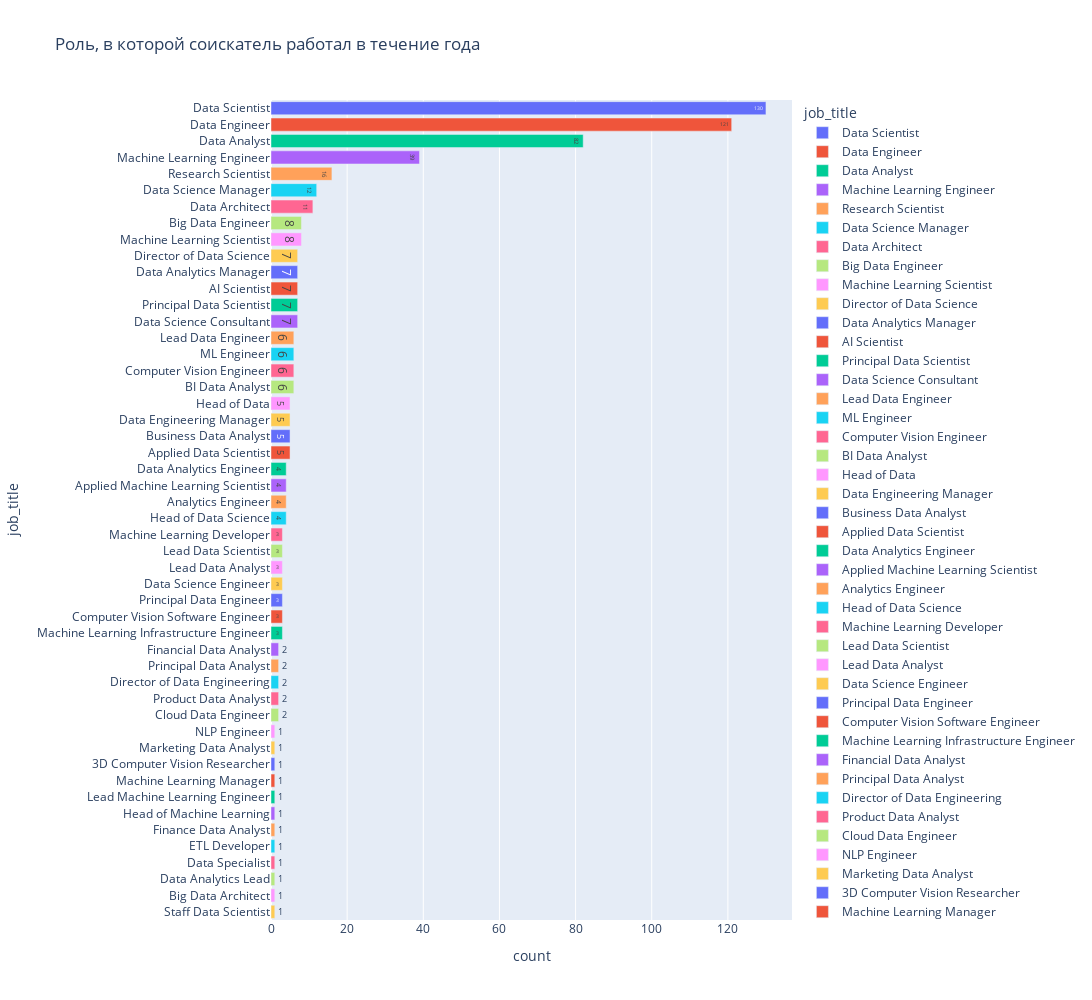

Write notebook code for a chart like this one.
### Code cell
fig = px.bar(
    data_frame=df.groupby(by='job_title', as_index=False)['job_title'].value_counts().sort_values(by='count', ascending=False), 
    y="job_title",
    x="count", 
    color='job_title',
    text = df_copy['job_title'].value_counts(), 
    orientation='h', 
    height=1000,
    width=1200, 
    title='Роль, в которой соискатель работал в течение года' 
)

fig.show()

### Figure 1 — Plotly figure (JSON) as saved in the notebook; plotly's stock layout.template omitted (floating-point values rounded to 4 significant figures)
{"data": [{"alignmentgroup": "True", "hovertemplate": "job_title=%{y}<br>count=%{x}<br>text=%{text}<extra></extra>", "legendgroup": "Data Scientist", "marker": {"color": "#636efa", "pattern": {"shape": ""}}, "name": "Data Scientist", "offsetgroup": "Data Scientist", "orientation": "h", "showlegend": true, "text": [130], "textposition": "auto", "type": "bar", "x": [130], "xaxis": "x", "y": ["Data Scientist"], "yaxis": "y"}, {"alignmentgroup": "True", "hovertemplate": "job_title=%{y}<br>count=%{x}<br>text=%{text}<extra></extra>", "legendgroup": "Data Engineer", "marker": {"color": "#EF553B", "pattern": {"shape": ""}}, "name": "Data Engineer", "offsetgroup": "Data Engineer", "orientation": "h", "showlegend": true, "text": [121], "textposition": "auto", "type": "bar", "x": [121], "xaxis": "x", "y": ["Data Engineer"], "yaxis": "y"}, {"alignmentgroup": "True", "hovertemplate": "job_title=%{y}<br>count=%{x}<br>text=%{text}<extra></extra>", "legendgroup": "Data Analyst", "marker": {"color": "#00cc96", "pattern": {"shape": ""}}, "name": "Data Analyst", "offsetgroup": "Data Analyst", "orientation": "h", "showlegend": true, "text": [82], "textposition": "auto", "type": "bar", "x": [82], "xaxis": "x", "y": ["Data Analyst"], "yaxis": "y"}, {"alignmentgroup": "True", "hovertemplate": "job_title=%{y}<br>count=%{x}<br>text=%{text}<extra></extra>", "legendgroup": "Machine Learning Engineer", "marker": {"color": "#ab63fa", "pattern": {"shape": ""}}, "name": "Machine Learning Engineer", "offsetgroup": "Machine Learning Engineer", "orientation": "h", "showlegend": true, "text": [39], "textposition": "auto", "type": "bar", "x": [39], "xaxis": "x", "y": ["Machine Learning Engineer"], "yaxis": "y"}, {"alignmentgroup": "True", "hovertemplate": "job_title=%{y}<br>count=%{x}<br>text=%{text}<extra></extra>", "legendgroup": "Research Scientist", "marker": {"color": "#FFA15A", "pattern": {"shape": ""}}, "name": "Research Scientist", "offsetgroup": "Research Scientist", "orientation": "h", "showlegend": true, "text": [16], "textposition": "auto", "type": "bar", "x": [16], "xaxis": "x", "y": ["Research Scientist"], "yaxis": "y"}, {"alignmentgroup": "True", "hovertemplate": "job_title=%{y}<br>count=%{x}<br>text=%{text}<extra></extra>", "legendgroup": "Data Science Manager", "marker": {"color": "#19d3f3", "pattern": {"shape": ""}}, "name": "Data Science Manager", "offsetgroup": "Data Science Manager", "orientation": "h", "showlegend": true, "text": [12], "textposition": "auto", "type": "bar", "x": [12], "xaxis": "x", "y": ["Data Science Manager"], "yaxis": "y"}, {"alignmentgroup": "True", "hovertemplate": "job_title=%{y}<br>count=%{x}<br>text=%{text}<extra></extra>", "legendgroup": "Data Architect", "marker": {"color": "#FF6692", "pattern": {"shape": ""}}, "name": "Data Architect", "offsetgroup": "Data Architect", "orientation": "h", "showlegend": true, "text": [11], "textposition": "auto", "type": "bar", "x": [11], "xaxis": "x", "y": ["Data Architect"], "yaxis": "y"}, {"alignmentgroup": "True", "hovertemplate": "job_title=%{y}<br>count=%{x}<br>text=%{text}<extra></extra>", "legendgroup": "Big Data Engineer", "marker": {"color": "#B6E880", "pattern": {"shape": ""}}, "name": "Big Data Engineer", "offsetgroup": "Big Data Engineer", "orientation": "h", "showlegend": true, "text": [8], "textposition": "auto", "type": "bar", "x": [8], "xaxis": "x", "y": ["Big Data Engineer"], "yaxis": "y"}, {"alignmentgroup": "True", "hovertemplate": "job_title=%{y}<br>count=%{x}<br>text=%{text}<extra></extra>", "legendgroup": "Machine Learning Scientist", "marker": {"color": "#FF97FF", "pattern": {"shape": ""}}, "name": "Machine Learning Scientist", "offsetgroup": "Machine Learning Scientist", "orientation": "h", "showlegend": true, "text": [8], "textposition": "auto", "type": "bar", "x": [8], "xaxis": "x", "y": ["Machine Learning Scientist"], "yaxis": "y"}, {"alignmentgroup": "True", "hovertemplate": "job_title=%{y}<br>count=%{x}<br>text=%{text}<extra></extra>", "legendgroup": "Director of Data Science", "marker": {"color": "#FECB52", "pattern": {"shape": ""}}, "name": "Director of Data Science", "offsetgroup": "Director of Data Science", "orientation": "h", "showlegend": true, "text": [7], "textposition": "auto", "type": "bar", "x": [7], "xaxis": "x", "y": ["Director of Data Science"], "yaxis": "y"}, {"alignmentgroup": "True", "hovertemplate": "job_title=%{y}<br>count=%{x}<br>text=%{text}<extra></extra>", "legendgroup": "Data Analytics Manager", "marker": {"color": "#636efa", "pattern": {"shape": ""}}, "name": "Data Analytics Manager", "offsetgroup": "Data Analytics Manager", "orientation": "h", "showlegend": true, "text": [7], "textposition": "auto", "type": "bar", "x": [7], "xaxis": "x", "y": ["Data Analytics Manager"], "yaxis": "y"}, {"alignmentgroup": "True", "hovertemplate": "job_title=%{y}<br>count=%{x}<br>text=%{text}<extra></extra>", "legendgroup": "AI Scientist", "marker": {"color": "#EF553B", "pattern": {"shape": ""}}, "name": "AI Scientist", "offsetgroup": "AI Scientist", "orientation": "h", "showlegend": true, "text": [7], "textposition": "auto", "type": "bar", "x": [7], "xaxis": "x", "y": ["AI Scientist"], "yaxis": "y"}, {"alignmentgroup": "True", "hovertemplate": "job_title=%{y}<br>count=%{x}<br>text=%{text}<extra></extra>", "legendgroup": "Principal Data Scientist", "marker": {"color": "#00cc96", "pattern": {"shape": ""}}, "name": "Principal Data Scientist", "offsetgroup": "Principal Data Scientist", "orientation": "h", "showlegend": true, "text": [7], "textposition": "auto", "type": "bar", "x": [7], "xaxis": "x", "y": ["Principal Data Scientist"], "yaxis": "y"}, {"alignmentgroup": "True", "hovertemplate": "job_title=%{y}<br>count=%{x}<br>text=%{text}<extra></extra>", "legendgroup": "Data Science Consultant", "marker": {"color": "#ab63fa", "pattern": {"shape": ""}}, "name": "Data Science Consultant", "offsetgroup": "Data Science Consultant", "orientation": "h", "showlegend": true, "text": [7], "textposition": "auto", "type": "bar", "x": [7], "xaxis": "x", "y": ["Data Science Consultant"], "yaxis": "y"}, {"alignmentgroup": "True", "hovertemplate": "job_title=%{y}<br>count=%{x}<br>text=%{text}<extra></extra>", "legendgroup": "Lead Data Engineer", "marker": {"color": "#FFA15A", "pattern": {"shape": ""}}, "name": "Lead Data Engineer", "offsetgroup": "Lead Data Engineer", "orientation": "h", "showlegend": true, "text": [6], "textposition": "auto", "type": "bar", "x": [6], "xaxis": "x", "y": ["Lead Data Engineer"], "yaxis": "y"}, {"alignmentgroup": "True", "hovertemplate": "job_title=%{y}<br>count=%{x}<br>text=%{text}<extra></extra>", "legendgroup": "ML Engineer", "marker": {"color": "#19d3f3", "pattern": {"shape": ""}}, "name": "ML Engineer", "offsetgroup": "ML Engineer", "orientation": "h", "showlegend": true, "text": [6], "textposition": "auto", "type": "bar", "x": [6], "xaxis": "x", "y": ["ML Engineer"], "yaxis": "y"}, {"alignmentgroup": "True", "hovertemplate": "job_title=%{y}<br>count=%{x}<br>text=%{text}<extra></extra>", "legendgroup": "Computer Vision Engineer", "marker": {"color": "#FF6692", "pattern": {"shape": ""}}, "name": "Computer Vision Engineer", "offsetgroup": "Computer Vision Engineer", "orientation": "h", "showlegend": true, "text": [6], "textposition": "auto", "type": "bar", "x": [6], "xaxis": "x", "y": ["Computer Vision Engineer"], "yaxis": "y"}, {"alignmentgroup": "True", "hovertemplate": "job_title=%{y}<br>count=%{x}<br>text=%{text}<extra></extra>", "legendgroup": "BI Data Analyst", "marker": {"color": "#B6E880", "pattern": {"shape": ""}}, "name": "BI Data Analyst", "offsetgroup": "BI Data Analyst", "orientation": "h", "showlegend": true, "text": [6], "textposition": "auto", "type": "bar", "x": [6], "xaxis": "x", "y": ["BI Data Analyst"], "yaxis": "y"}, {"alignmentgroup": "True", "hovertemplate": "job_title=%{y}<br>count=%{x}<br>text=%{text}<extra></extra>", "legendgroup": "Head of Data", "marker": {"color": "#FF97FF", "pattern": {"shape": ""}}, "name": "Head of Data", "offsetgroup": "Head of Data", "orientation": "h", "showlegend": true, "text": [5], "textposition": "auto", "type": "bar", "x": [5], "xaxis": "x", "y": ["Head of Data"], "yaxis": "y"}, {"alignmentgroup": "True", "hovertemplate": "job_title=%{y}<br>count=%{x}<br>text=%{text}<extra></extra>", "legendgroup": "Data Engineering Manager", "marker": {"color": "#FECB52", "pattern": {"shape": ""}}, "name": "Data Engineering Manager", "offsetgroup": "Data Engineering Manager", "orientation": "h", "showlegend": true, "text": [5], "textposition": "auto", "type": "bar", "x": [5], "xaxis": "x", "y": ["Data Engineering Manager"], "yaxis": "y"}, {"alignmentgroup": "True", "hovertemplate": "job_title=%{y}<br>count=%{x}<br>text=%{text}<extra></extra>", "legendgroup": "Business Data Analyst", "marker": {"color": "#636efa", "pattern": {"shape": ""}}, "name": "Business Data Analyst", "offsetgroup": "Business Data Analyst", "orientation": "h", "showlegend": true, "text": [5], "textposition": "auto", "type": "bar", "x": [5], "xaxis": "x", "y": ["Business Data Analyst"], "yaxis": "y"}, {"alignmentgroup": "True", "hovertemplate": "job_title=%{y}<br>count=%{x}<br>text=%{text}<extra></extra>", "legendgroup": "Applied Data Scientist", "marker": {"color": "#EF553B", "pattern": {"shape": ""}}, "name": "Applied Data Scientist", "offsetgroup": "Applied Data Scientist", "orientation": "h", "showlegend": true, "text": [5], "textposition": "auto", "type": "bar", "x": [5], "xaxis": "x", "y": ["Applied Data Scientist"], "yaxis": "y"}, {"alignmentgroup": "True", "hovertemplate": "job_title=%{y}<br>count=%{x}<br>text=%{text}<extra></extra>", "legendgroup": "Data Analytics Engineer", "marker": {"color": "#00cc96", "pattern": {"shape": ""}}, "name": "Data Analytics Engineer", "offsetgroup": "Data Analytics Engineer", "orientation": "h", "showlegend": true, "text": [4], "textposition": "auto", "type": "bar", "x": [4], "xaxis": "x", "y": ["Data Analytics Engineer"], "yaxis": "y"}, {"alignmentgroup": "True", "hovertemplate": "job_title=%{y}<br>count=%{x}<br>text=%{text}<extra></extra>", "legendgroup": "Applied Machine Learning Scientist", "marker": {"color": "#ab63fa", "pattern": {"shape": ""}}, "name": "Applied Machine Learning Scientist", "offsetgroup": "Applied Machine Learning Scientist", "orientation": "h", "showlegend": true, "text": [4], "textposition": "auto", "type": "bar", "x": [4], "xaxis": "x", "y": ["Applied Machine Learning Scientist"], "yaxis": "y"}, {"alignmentgroup": "True", "hovertemplate": "job_title=%{y}<br>count=%{x}<br>text=%{text}<extra></extra>", "legendgroup": "Analytics Engineer", "marker": {"color": "#FFA15A", "pattern": {"shape": ""}}, "name": "Analytics Engineer", "offsetgroup": "Analytics Engineer", "orientation": "h", "showlegend": true, "text": [4], "textposition": "auto", "type": "bar", "x": [4], "xaxis": "x", "y": ["Analytics Engineer"], "yaxis": "y"}, {"alignmentgroup": "True", "hovertemplate": "job_title=%{y}<br>count=%{x}<br>text=%{text}<extra></extra>", "legendgroup": "Head of Data Science", "marker": {"color": "#19d3f3", "pattern": {"shape": ""}}, "name": "Head of Data Science", "offsetgroup": "Head of Data Science", "orientation": "h", "showlegend": true, "text": [4], "textposition": "auto", "type": "bar", "x": [4], "xaxis": "x", "y": ["Head of Data Science"], "yaxis": "y"}, {"alignmentgroup": "True", "hovertemplate": "job_title=%{y}<br>count=%{x}<br>text=%{text}<extra></extra>", "legendgroup": "Machine Learning Developer", "marker": {"color": "#FF6692", "pattern": {"shape": ""}}, "name": "Machine Learning Developer", "offsetgroup": "Machine Learning Developer", "orientation": "h", "showlegend": true, "text": [3], "textposition": "auto", "type": "bar", "x": [3], "xaxis": "x", "y": ["Machine Learning Developer"], "yaxis": "y"}, {"alignmentgroup": "True", "hovertemplate": "job_title=%{y}<br>count=%{x}<br>text=%{text}<extra></extra>", "legendgroup": "Lead Data Scientist", "marker": {"color": "#B6E880", "pattern": {"shape": ""}}, "name": "Lead Data Scientist", "offsetgroup": "Lead Data Scientist", "orientation": "h", "showlegend": true, "text": [3], "textposition": "auto", "type": "bar", "x": [3], "xaxis": "x", "y": ["Lead Data Scientist"], "yaxis": "y"}, {"alignmentgroup": "True", "hovertemplate": "job_title=%{y}<br>count=%{x}<br>text=%{text}<extra></extra>", "legendgroup": "Lead Data Analyst", "marker": {"color": "#FF97FF", "pattern": {"shape": ""}}, "name": "Lead Data Analyst", "offsetgroup": "Lead Data Analyst", "orientation": "h", "showlegend": true, "text": [3], "textposition": "auto", "type": "bar", "x": [3], "xaxis": "x", "y": ["Lead Data Analyst"], "yaxis": "y"}, {"alignmentgroup": "True", "hovertemplate": "job_title=%{y}<br>count=%{x}<br>text=%{text}<extra></extra>", "legendgroup": "Data Science Engineer", "marker": {"color": "#FECB52", "pattern": {"shape": ""}}, "name": "Data Science Engineer", "offsetgroup": "Data Science Engineer", "orientation": "h", "showlegend": true, "text": [3], "textposition": "auto", "type": "bar", "x": [3], "xaxis": "x", "y": ["Data Science Engineer"], "yaxis": "y"}, {"alignmentgroup": "True", "hovertemplate": "job_title=%{y}<br>count=%{x}<br>text=%{text}<extra></extra>", "legendgroup": "Principal Data Engineer", "marker": {"color": "#636efa", "pattern": {"shape": ""}}, "name": "Principal Data Engineer", "offsetgroup": "Principal Data Engineer", "orientation": "h", "showlegend": true, "text": [3], "textposition": "auto", "type": "bar", "x": [3], "xaxis": "x", "y": ["Principal Data Engineer"], "yaxis": "y"}, {"alignmentgroup": "True", "hovertemplate": "job_title=%{y}<br>count=%{x}<br>text=%{text}<extra></extra>", "legendgroup": "Computer Vision Software Engineer", "marker": {"color": "#EF553B", "pattern": {"shape": ""}}, "name": "Computer Vision Software Engineer", "offsetgroup": "Computer Vision Software Engineer", "orientation": "h", "showlegend": true, "text": [3], "textposition": "auto", "type": "bar", "x": [3], "xaxis": "x", "y": ["Computer Vision Software Engineer"], "yaxis": "y"}, {"alignmentgroup": "True", "hovertemplate": "job_title=%{y}<br>count=%{x}<br>text=%{text}<extra></extra>", "legendgroup": "Machine Learning Infrastructure Engineer", "marker": {"color": "#00cc96", "pattern": {"shape": ""}}, "name": "Machine Learning Infrastructure Engineer", "offsetgroup": "Machine Learning Infrastructure Engineer", "orientation": "h", "showlegend": true, "text": [3], "textposition": "auto", "type": "bar", "x": [3], "xaxis": "x", "y": ["Machine Learning Infrastructure Engineer"], "yaxis": "y"}, {"alignmentgroup": "True", "hovertemplate": "job_title=%{y}<br>count=%{x}<br>text=%{text}<extra></extra>", "legendgroup": "Financial Data Analyst", "marker": {"color": "#ab63fa", "pattern": {"shape": ""}}, "name": "Financial Data Analyst", "offsetgroup": "Financial Data Analyst", "orientation": "h", "showlegend": true, "text": [2], "textposition": "auto", "type": "bar", "x": [2], "xaxis": "x", "y": ["Financial Data Analyst"], "yaxis": "y"}, {"alignmentgroup": "True", "hovertemplate": "job_title=%{y}<br>count=%{x}<br>text=%{text}<extra></extra>", "legendgroup": "Principal Data Analyst", "marker": {"color": "#FFA15A", "pattern": {"shape": ""}}, "name": "Principal Data Analyst", "offsetgroup": "Principal Data Analyst", "orientation": "h", "showlegend": true, "text": [2], "textposition": "auto", "type": "bar", "x": [2], "xaxis": "x", "y": ["Principal Data Analyst"], "yaxis": "y"}, {"alignmentgroup": "True", "hovertemplate": "job_title=%{y}<br>count=%{x}<br>text=%{text}<extra></extra>", "legendgroup": "Director of Data Engineering", "marker": {"color": "#19d3f3", "pattern": {"shape": ""}}, "name": "Director of Data Engineering", "offsetgroup": "Director of Data Engineering", "orientation": "h", "showlegend": true, "text": [2], "textposition": "auto", "type": "bar", "x": [2], "xaxis": "x", "y": ["Director of Data Engineering"], "yaxis": "y"}, {"alignmentgroup": "True", "hovertemplate": "job_title=%{y}<br>count=%{x}<br>text=%{text}<extra></extra>", "legendgroup": "Product Data Analyst", "marker": {"color": "#FF6692", "pattern": {"shape": ""}}, "name": "Product Data Analyst", "offsetgroup": "Product Data Analyst", "orientation": "h", "showlegend": true, "text": [2], "textposition": "auto", "type": "bar", "x": [2], "xaxis": "x", "y": ["Product Data Analyst"], "yaxis": "y"}, {"alignmentgroup": "True", "hovertemplate": "job_title=%{y}<br>count=%{x}<br>text=%{text}<extra></extra>", "legendgroup": "Cloud Data Engineer", "marker": {"color": "#B6E880", "pattern": {"shape": ""}}, "name": "Cloud Data Engineer", "offsetgroup": "Cloud Data Engineer", "orientation": "h", "showlegend": true, "text": [2], "textposition": "auto", "type": "bar", "x": [2], "xaxis": "x", "y": ["Cloud Data Engineer"], "yaxis": "y"}, {"alignmentgroup": "True", "hovertemplate": "job_title=%{y}<br>count=%{x}<br>text=%{text}<extra></extra>", "legendgroup": "NLP Engineer", "marker": {"color": "#FF97FF", "pattern": {"shape": ""}}, "name": "NLP Engineer", "offsetgroup": "NLP Engineer", "orientation": "h", "showlegend": true, "text": [1], "textposition": "auto", "type": "bar", "x": [1], "xaxis": "x", "y": ["NLP Engineer"], "yaxis": "y"}, {"alignmentgroup": "True", "hovertemplate": "job_title=%{y}<br>count=%{x}<br>text=%{text}<extra></extra>", "legendgroup": "Marketing Data Analyst", "marker": {"color": "#FECB52", "pattern": {"shape": ""}}, "name": "Marketing Data Analyst", "offsetgroup": "Marketing Data Analyst", "orientation": "h", "showlegend": true, "text": [1], "textposition": "auto", "type": "bar", "x": [1], "xaxis": "x", "y": ["Marketing Data Analyst"], "yaxis": "y"}, {"alignmentgroup": "True", "hovertemplate": "job_title=%{y}<br>count=%{x}<br>text=%{text}<extra></extra>", "legendgroup": "3D Computer Vision Researcher", "marker": {"color": "#636efa", "pattern": {"shape": ""}}, "name": "3D Computer Vision Researcher", "offsetgroup": "3D Computer Vision Researcher", "orientation": "h", "showlegend": true, "text": [1], "textposition": "auto", "type": "bar", "x": [1], "xaxis": "x", "y": ["3D Computer Vision Researcher"], "yaxis": "y"}, {"alignmentgroup": "True", "hovertemplate": "job_title=%{y}<br>count=%{x}<br>text=%{text}<extra></extra>", "legendgroup": "Machine Learning Manager", "marker": {"color": "#EF553B", "pattern": {"shape": ""}}, "name": "Machine Learning Manager", "offsetgroup": "Machine Learning Manager", "orientation": "h", "showlegend": true, "text": [1], "textposition": "auto", "type": "bar", "x": [1], "xaxis": "x", "y": ["Machine Learning Manager"], "yaxis": "y"}, {"alignmentgroup": "True", "hovertemplate": "job_title=%{y}<br>count=%{x}<br>text=%{text}<extra></extra>", "legendgroup": "Lead Machine Learning Engineer", "marker": {"color": "#00cc96", "pattern": {"shape": ""}}, "name": "Lead Machine Learning Engineer", "offsetgroup": "Lead Machine Learning Engineer", "orientation": "h", "showlegend": true, "text": [1], "textposition": "auto", "type": "bar", "x": [1], "xaxis": "x", "y": ["Lead Machine Learning Engineer"], "yaxis": "y"}, {"alignmentgroup": "True", "hovertemplate": "job_title=%{y}<br>count=%{x}<br>text=%{text}<extra></extra>", "legendgroup": "Head of Machine Learning", "marker": {"color": "#ab63fa", "pattern": {"shape": ""}}, "name": "Head of Machine Learning", "offsetgroup": "Head of Machine Learning", "orientation": "h", "showlegend": true, "text": [1], "textposition": "auto", "type": "bar", "x": [1], "xaxis": "x", "y": ["Head of Machine Learning"], "yaxis": "y"}, {"alignmentgroup": "True", "hovertemplate": "job_title=%{y}<br>count=%{x}<br>text=%{text}<extra></extra>", "legendgroup": "Finance Data Analyst", "marker": {"color": "#FFA15A", "pattern": {"shape": ""}}, "name": "Finance Data Analyst", "offsetgroup": "Finance Data Analyst", "orientation": "h", "showlegend": true, "text": [1], "textposition": "auto", "type": "bar", "x": [1], "xaxis": "x", "y": ["Finance Data Analyst"], "yaxis": "y"}, {"alignmentgroup": "True", "hovertemplate": "job_title=%{y}<br>count=%{x}<br>text=%{text}<extra></extra>", "legendgroup": "ETL Developer", "marker": {"color": "#19d3f3", "pattern": {"shape": ""}}, "name": "ETL Developer", "offsetgroup": "ETL Developer", "orientation": "h", "showlegend": true, "text": [1], "textposition": "auto", "type": "bar", "x": [1], "xaxis": "x", "y": ["ETL Developer"], "yaxis": "y"}, {"alignmentgroup": "True", "hovertemplate": "job_title=%{y}<br>count=%{x}<br>text=%{text}<extra></extra>", "legendgroup": "Data Specialist", "marker": {"color": "#FF6692", "pattern": {"shape": ""}}, "name": "Data Specialist", "offsetgroup": "Data Specialist", "orientation": "h", "showlegend": true, "text": [1], "textposition": "auto", "type": "bar", "x": [1], "xaxis": "x", "y": ["Data Specialist"], "yaxis": "y"}, {"alignmentgroup": "True", "hovertemplate": "job_title=%{y}<br>count=%{x}<br>text=%{text}<extra></extra>", "legendgroup": "Data Analytics Lead", "marker": {"color": "#B6E880", "pattern": {"shape": ""}}, "name": "Data Analytics Lead", "offsetgroup": "Data Analytics Lead", "orientation": "h", "showlegend": true, "text": [1], "textposition": "auto", "type": "bar", "x": [1], "xaxis": "x", "y": ["Data Analytics Lead"], "yaxis": "y"}, {"alignmentgroup": "True", "hovertemplate": "job_title=%{y}<br>count=%{x}<br>text=%{text}<extra></extra>", "legendgroup": "Big Data Architect", "marker": {"color": "#FF97FF", "pattern": {"shape": ""}}, "name": "Big Data Architect", "offsetgroup": "Big Data Architect", "orientation": "h", "showlegend": true, "text": [1], "textposition": "auto", "type": "bar", "x": [1], "xaxis": "x", "y": ["Big Data Architect"], "yaxis": "y"}, {"alignmentgroup": "True", "hovertemplate": "job_title=%{y}<br>count=%{x}<br>text=%{text}<extra></extra>", "legendgroup": "Staff Data Scientist", "marker": {"color": "#FECB52", "pattern": {"shape": ""}}, "name": "Staff Data Scientist", "offsetgroup": "Staff Data Scientist", "orientation": "h", "showlegend": true, "text": [1], "textposition": "auto", "type": "bar", "x": [1], "xaxis": "x", "y": ["Staff Data Scientist"], "yaxis": "y"}], "layout": {"barmode": "relative", "height": 1000, "legend": {"title": {"text": "job_title"}, "tracegroupgap": 0}, "title": {"text": "Роль, в которой соискатель работал в течение года"}, "width": 1200, "xaxis": {"anchor": "y", "domain": [0, 1], "title": {"text": "count"}}, "yaxis": {"anchor": "x", "categoryarray": ["Staff Data Scientist", "Big Data Architect", "Data Analytics Lead", "Data Specialist", "ETL Developer", "Finance Data Analyst", "Head of Machine Learning", "Lead Machine Learning Engineer", "Machine Learning Manager", "3D Computer Vision Researcher", "Marketing Data Analyst", "NLP Engineer", "Cloud Data Engineer", "Product Data Analyst", "Director of Data Engineering", "Principal Data Analyst", "Financial Data Analyst", "Machine Learning Infrastructure Engineer", "Computer Vision Software Engineer", "Principal Data Engineer", "Data Science Engineer", "Lead Data Analyst", "Lead Data Scientist", "Machine Learning Developer", "Head of Data Science", "Analytics Engineer", "Applied Machine Learning Scientist", "Data Analytics Engineer", "Applied Data Scientist", "Business Data Analyst", "Data Engineering Manager", "Head of Data", "BI Data Analyst", "Computer Vision Engineer", "ML Engineer", "Lead Data Engineer", "Data Science Consultant", "Principal Data Scientist", "AI Scientist", "Data Analytics Manager", "Director of Data Science", "Machine Learning Scientist", "Big Data Engineer", "Data Architect", "Data Science Manager", "Research Scientist", "Machine Learning Engineer", "Data Analyst", "Data Engineer", "Data Scientist"], "categoryorder": "array", "domain": [0, 1], "title": {"text": "job_title"}}}}
